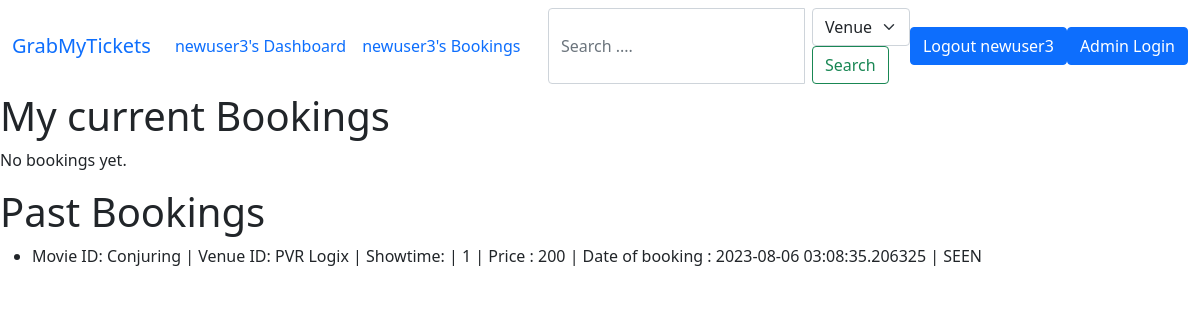
The app's page /bookings/1 (signed in) with its own data.
### application/data/models.py (models this page shows)
class User(db.Model):
    __tablename__ = "user"
    user_id = db.Column(db.Integer, primary_key=True, autoincrement=True)
    password = db.Column(db.String, nullable=False)
    username = db.Column(db.String, unique=True, nullable=False)
    user_bookings = db.relationship(
        'Booking', backref='user_bookings', lazy=True, overlaps="bookings,user")
    is_admin=db.Column(db.Boolean(), default=False)
    email = db.Column(db.String(200), nullable=False)
    is_html=db.Column(db.Boolean(), default=False)

class Booking(db.Model):
    __tablename__ = "booking"
    booking_id = db.Column(db.Integer, primary_key=True)
    venue_id = db.Column(db.Integer, db.ForeignKey(
        'venue.venue_id'), nullable=False)
    movie_id = db.Column(db.Integer, db.ForeignKey(
        'movie.movie_id'), nullable=False)
    create_date = db.Column(db.Integer, nullable=False)
    price = db.Column(db.Float, nullable=False)
    num_of_tickets = db.Column(db.Integer, nullable=False)
    user_id = db.Column(db.Integer, db.ForeignKey(
         'user.user_id'), nullable=False)
    venue = db.relationship(
        'Venue', backref=db.backref('bookings', lazy=True))
    movie = db.relationship(
        'Movie', backref=db.backref('bookings', lazy=True))
    user = db.relationship('User', backref=db.backref('bookings', lazy=True))
    @property
    def movie_venue(self):
        return movie_venue.query.filter_by(movie_id=self.movie_id, venue_id=self.venue_id).first()

class Movie(db.Model):
    movie_id = db.Column(db.Integer, primary_key=True)
    title = db.Column(db.String(100), nullable=False)
    genre = db.Column(db.String(50), nullable=False)
    language = db.Column(db.String(50), nullable=False)
    runtime = db.Column(db.Integer, nullable=False)
    rating = db.Column(db.String(10), nullable=False)
    director = db.Column(db.String(100), nullable=False)
    release_date = db.Column(db.String(200), nullable=False)
    synopsis = db.Column(db.String(500), nullable=False)
    trailer_url = db.Column(db.String(500), nullable=False)

class Venue(db.Model):
    __tablename__ = "venue"
    venue_id = db.Column(db.Integer, primary_key=True)
    name = db.Column(db.String(100), nullable=False)
    address = db.Column(db.String(200), nullable=False)
    city = db.Column(db.String(50), nullable=False)
    state = db.Column(db.String(50), nullable=False)
    country = db.Column(db.String(50), nullable=False)
    capacity = db.Column(db.Integer, nullable=False)
    phone = db.Column(db.String(200), nullable=False)
    email = db.Column(db.String(200), nullable=False)

### application/controllers/controllers.py (the view)
@app.route('/bookings/<user_id>')
def display_bookings(user_id):
    if 'user' in session:
        user = User.query.filter_by(username=session['user']).first()
        latest_bookings = Booking.query.filter_by(
            user_id=user_id).order_by(Booking.create_date.desc()).all()
        current_time=datetime.datetime.now()
        present_bookings=[]
        past_bookings=[]
        for booking in latest_bookings:
            if datetime.datetime.strptime(booking.movie_venue.time, '%d:%m:%Y %H:%M:%S') > current_time:
                present_bookings.append(booking)
            else:
                past_bookings.append(booking)
        return render_template('bookings.html', past_bookings=past_bookings,bookings=present_bookings, user=user, user_id=user_id, current_time=current_time)
    return redirect('user_login')

### templates/bookings.html (shortened to what this page needs)
<!doctype html>
<html lang="en">
  <head>
    <link href="https://cdn.jsdelivr.net/npm/bootstrap@5.1.3/dist/css/bootstrap.min.css" rel="stylesheet">
  </head>
  <body>
    <nav class="navbar navbar-expand-lg bg-body-tertiary">
        <div class="container-fluid">
          <a class="navbar-brand" href="/user_logout">GrabMyTickets</a>
          <div class="collapse navbar-collapse" id="navbarSupportedContent">
            <ul class="navbar-nav me-auto mb-2 mb-lg-0">
              <li class="nav-item">
                <a class="nav-link " href="/user_dashboard/{{user.user_id}}">{{user.username}}'s Dashboard</a>
              </li>
              <li class="nav-item">
                <a href="/bookings/{{user.user_id}}" class="nav-link ">{{user.username}}'s Bookings</a>
              </li>
            </ul>
            <form class="d-flex" role="search" method="POST" action="{{ url_for('search_results', user_id=user.user_id) }}">
              <div class="input-group">
                <input class="form-control me-2" type="search" placeholder="Search ...." aria-label="Search" name="query">
                <div class="input-group-append">
                <select class="form-select" name="category">
                  <option value="venue">Venue</option>
                </select>
              <button class="btn btn-outline-success" type="submit">Search</button>
            </div>
          </div>
            </form>
                <a href='/user_logout'><button class="btn btn-primary" type="submit">Logout {{user.username}}</button></a>
                <a href='/admin_login'><button class="btn btn-primary" type="submit">Admin Login</button></a>
          </div>
        </div>
      </nav>
      <div>
      <h1>My current Bookings</h1>
      {% if bookings %}
          <ul>
              {% for booking in bookings %}
    <li>Movie ID: {{ booking.movie.title }} | Venue ID: {{ booking.venue.name }} | Showtime: {{booking.movie_venue.time}} | {{booking.num_of_tickets}} | Price : {{booking.price}} | Date of booking : {{booking.create_date}}<a href = "/cancel_booking/{{user_id}}/{{booking.booking_id}}"> Cancel Booking</a></li>
                {% endfor %}
          </ul>
      {% else %}
          <p>No bookings yet.</p>
      {% endif %}
      <h1>Past Bookings</h1>
      {% if past_bookings %}
      <ul>
          {% for past_booking in past_bookings %}
          <li>Movie ID: {{ past_booking.movie.title }} | Venue ID: {{ past_booking.venue.name }} | Showtime: {{past_booking.movie_venue.showtime}} | {{past_booking.num_of_tickets}} | Price : {{past_booking.price}} | Date of booking : {{past_booking.create_date}} | SEEN
          {% endfor %}
      </ul>
  {% else %}
      <p>No bookings yet.</p>
  {% endif %}
</div>
    </body>
    </html>

### records on screen
User: username "newuser3"
Booking: movie "Conjuring", venue.name "PVR Logix", num_of_tickets "1", price "200", create_date "2023-08-06 03:08:35.206325"
